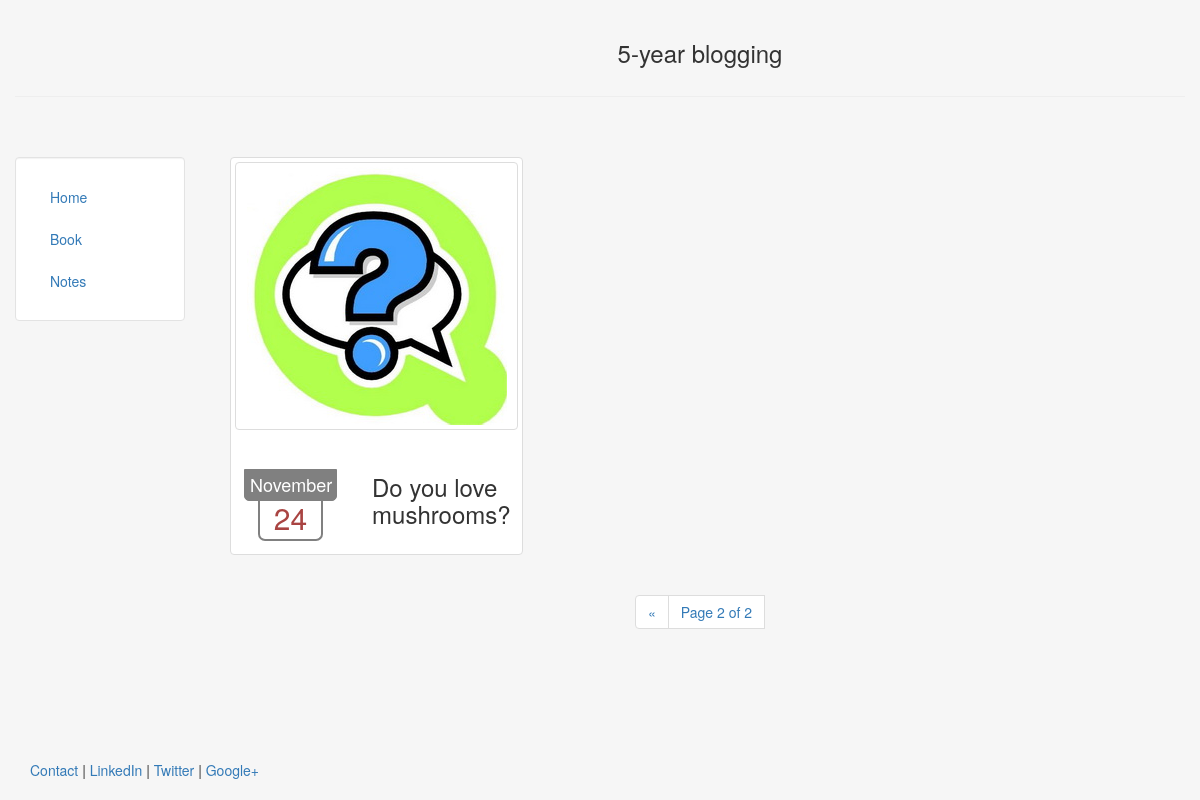
Page /book/?page=2 on the earlier database version.
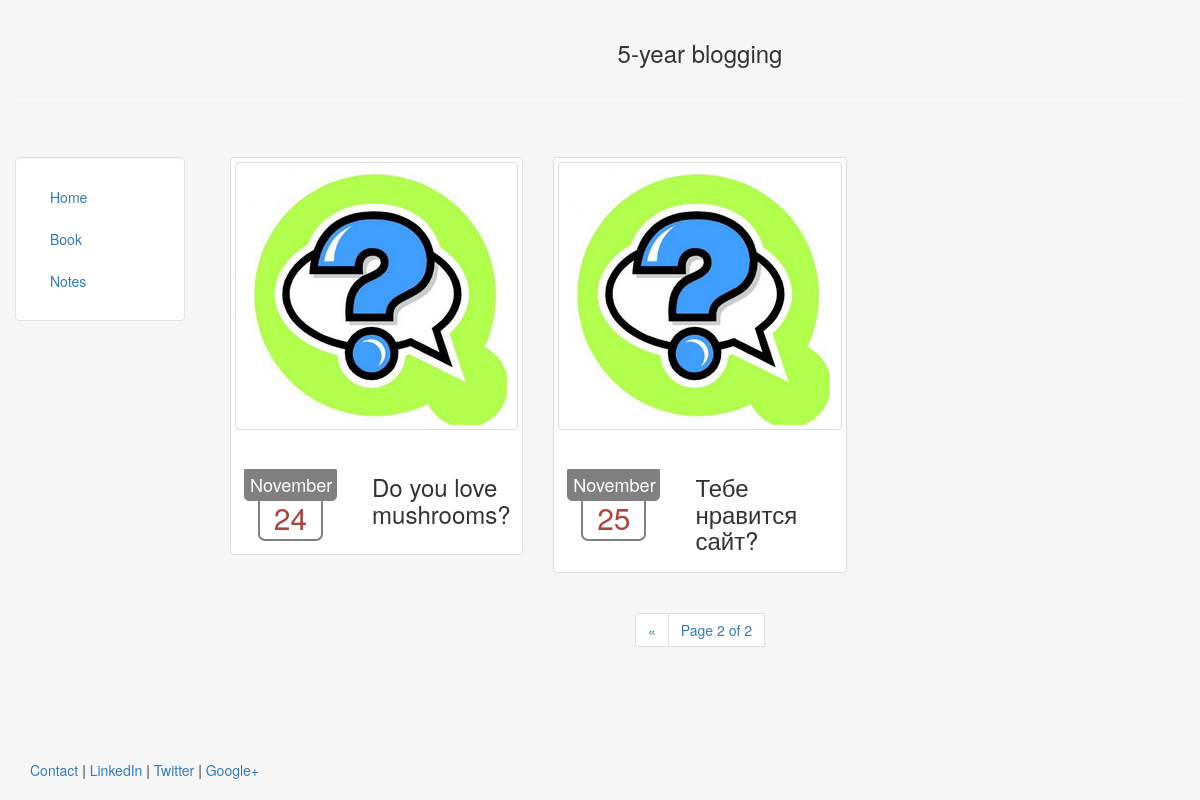
Same page on the later database version.
### book/models.py (models this page shows, shortened)
class Question(models.Model):
  title = models.CharField(max_length=140)
  date = models.DateTimeField()

### book/views.py (the view)
class ListView(generic.ListView):
  model = Question
  template_name = "book/book.html"
  def get_context_data(self, **kwargs):
    question_list = Question.objects.all()
    paginator = Paginator(question_list, 3)
    context = super(ListView, self).get_context_data(**kwargs)
    page = self.request.GET.get('page',1)
    questions = paginator.page(page)
    context['paged_object'] =  questions
    return context

### book/templates/book/book.html (shortened to what this page needs)
{% extends "info/header.html"%}
{% block content %}
  <div class= "row">
  {% for question in paged_object %}
    <div class="col-sm-6 col-md-4">
      <div class="thumbnail">
        <a href="/book/{{question.id}}/?page=1" class="thumbnail">
        {% load staticfiles %}
        <img src="{% static '/img/question.jpg' %}" class="responsive-img" alt="img">
        </a>
        <div class="caption">
          <div class = "row">
            <div class="row-eq-height">
              <div class="col-sm-5 col-md-5">
                <div id = "date-header">
                  <h4 class = "low-margin">
                  {{ question.date|date:'F' }}
                  </h4>
                </div>
                <div id = "date-body">
                  <h2 class = "text-danger low-margin no-top-margin" align = "center">{{ question.date.day }}</h2>
                </div>
              </div>
              <div class="col-sm-7 col-md-7">
                <h3 class = "low-margin">{{ question.title }}</h3>
              </div>
            </div>
          </div>
        </div>
      </div>
    </div>
  {% endfor %}
  </div>
  <div class = "row">
    {% include 'book/includes/listpagination.html' with paged_object=paged_object%}
  </div>
{% endblock %}

Differences in the rows shown:
added Question: date "November", date.day "25", title "Тебе нравится сайт?"
